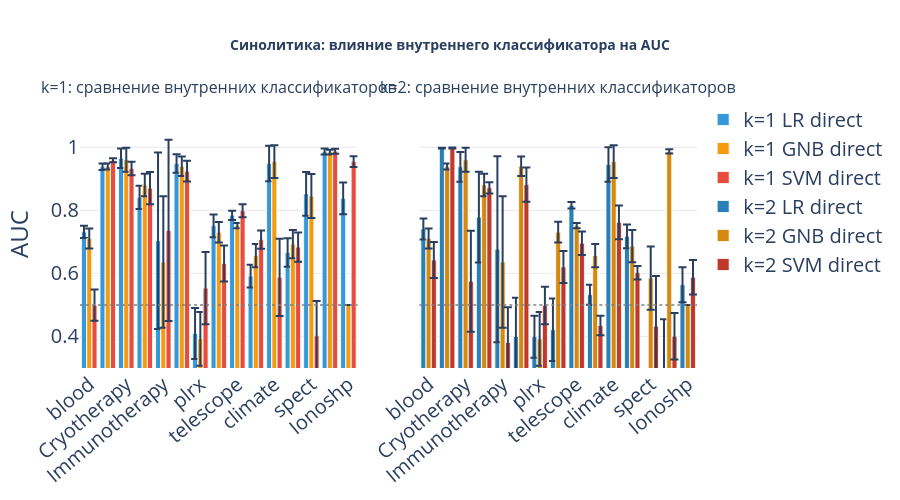

Notebook source saved alongside this figure:
### Markdown cell above
### 5.2 Сравнение внутренних классификаторов (k=1 и k=2)

### Code cell
# ── Два subplot: слева k=1, справа k=2 ─────────────────────────────────────
fig_clfs = make_subplots(
    rows=1, cols=2,
    subplot_titles=['k=1: сравнение внутренних классификаторов',
                    'k=2: сравнение внутренних классификаторов'],
    shared_yaxes=True,
)

clf_groups = [
    (['k1_lr_direct', 'k1_gnb_direct', 'k1_svm_direct'], 1),
    (['k2_lr_direct', 'k2_gnb_direct', 'k2_svm_direct'], 2),
]

for col_idx, (cfg_ids, k_val) in enumerate(clf_groups, start=1):
    for cfg_id in cfg_ids:
        means = [all_results[n][cfg_id]['auc_mean'] for n in ds_names]
        stds  = [all_results[n][cfg_id]['auc_std']  for n in ds_names]
        fig_clfs.add_trace(
            go.Bar(
                name=CONFIG_LABELS[cfg_id],
                x=ds_names,
                y=means,
                error_y=dict(type='data', array=stds, visible=True),
                marker_color=CONFIG_COLORS[cfg_id],
                marker_line_color='white', marker_line_width=0.8,
                showlegend=True,
            ),
            row=1, col=col_idx,
        )
    fig_clfs.add_hline(y=0.5, line_dash='dot', line_color='gray',
                       line_width=1.5, row=1, col=col_idx)

fig_clfs.update_layout(
    title=dict(
        text='<b>Синолитика: влияние внутреннего классификатора на AUC</b>',
        x=0.5, font_size=14,
    ),
    barmode='group',
    xaxis=dict(tickangle=-40),
    xaxis2=dict(tickangle=-40),
    yaxis=dict(title='AUC', range=[0.3, 1.15]),
    plot_bgcolor='white', height=500,
    legend=dict(x=1.01, y=1.0, font_size=20, tracegroupgap=50),
    font=dict(size=20),
    bargap=0.15, bargroupgap=0.05,
)
fig_clfs.update_yaxes(showgrid=True, gridcolor='rgba(200,200,200,0.4)')
fig_clfs.show()

### Figure 1 — Plotly figure (JSON) as saved in the notebook; plotly's stock layout.template omitted (floating-point values rounded to 4 significant figures)
{"data": [{"error_y": {"array": [0.01968, 0.01007, 0.03088, 0.03681, 0.2798, 0.02922, 0.0811, 0.03611, 0.01487, 0.03636, 0.05655, 0.04517, 0.06957, 0.009731, 0.05048], "type": "data", "visible": true}, "marker": {"color": "#3498db", "line": {"color": "white", "width": 0.8}}, "name": "k=1 LR direct", "showlegend": true, "type": "bar", "x": ["blood", "Banknote", "Cryotherapy", "vertebral", "Immunotherapy", "HTRU2", "plrx", "liver", "telescope", "EggEyeState", "climate", "diabetic", "spect", "breastCancer", "Ionoshp"], "xaxis": "x", "y": [0.7319, 0.9384, 0.9652, 0.8412, 0.7034, 0.9488, 0.4094, 0.7511, 0.7842, 0.5915, 0.9486, 0.6662, 0.8522, 0.9865, 0.8379], "yaxis": "y"}, {"error_y": {"array": [0.03159, 0.009295, 0.03786, 0.03552, 0.2086, 0.03069, 0.0854, 0.03281, 0.008365, 0.03663, 0.05199, 0.04492, 0.0698, 0.007775, 0], "type": "data", "visible": true}, "marker": {"color": "#f39c12", "line": {"color": "white", "width": 0.8}}, "name": "k=1 GNB direct", "showlegend": true, "type": "bar", "x": ["blood", "Banknote", "Cryotherapy", "vertebral", "Immunotherapy", "HTRU2", "plrx", "liver", "telescope", "EggEyeState", "climate", "diabetic", "spect", "breastCancer", "Ionoshp"], "xaxis": "x", "y": [0.7105, 0.9389, 0.9603, 0.8802, 0.6363, 0.94, 0.3924, 0.7306, 0.7517, 0.6563, 0.9548, 0.6929, 0.8454, 0.9848, 0.5], "yaxis": "y"}, {"error_y": {"array": [0.04941, 0.00627, 0.0217, 0.05128, 0.2873, 0.03292, 0.1145, 0.0571, 0.02065, 0.02883, 0.1223, 0.04642, 0.1105, 0.007758, 0.01697], "type": "data", "visible": true}, "marker": {"color": "#e74c3c", "line": {"color": "white", "width": 0.8}}, "name": "k=1 SVM direct", "showlegend": true, "type": "bar", "x": ["blood", "Banknote", "Cryotherapy", "vertebral", "Immunotherapy", "HTRU2", "plrx", "liver", "telescope", "EggEyeState", "climate", "diabetic", "spect", "breastCancer", "Ionoshp"], "xaxis": "x", "y": [0.4995, 0.9586, 0.9328, 0.8705, 0.7363, 0.9242, 0.5534, 0.6317, 0.7989, 0.7069, 0.5875, 0.6835, 0.4019, 0.9876, 0.9546], "yaxis": "y"}, {"error_y": {"array": [0.03294, 0.001463, 0.04695, 0.144, 0.2952, 0.1231, 0.06669, 0.09925, 0.0101, 0.03165, 0.05455, 0.03771, 0.05763, 0.2115, 0.05531], "type": "data", "visible": true}, "marker": {"color": "#2980b9", "line": {"color": "white", "width": 0.8}}, "name": "k=2 LR direct", "showlegend": true, "type": "bar", "x": ["blood", "Banknote", "Cryotherapy", "vertebral", "Immunotherapy", "HTRU2", "plrx", "liver", "telescope", "EggEyeState", "climate", "diabetic", "spect", "breastCancer", "Ionoshp"], "xaxis": "x2", "y": [0.7409, 0.9972, 0.9379, 0.7783, 0.6767, 0.4001, 0.399, 0.4211, 0.8164, 0.5326, 0.9456, 0.7177, 0.1626, 0.2431, 0.5642], "yaxis": "y2"}, {"error_y": {"array": [0.03159, 0.009295, 0.03786, 0.03552, 0.2086, 0.03069, 0.0854, 0.03276, 0.008373, 0.03663, 0.05199, 0.05117, 0.1003, 0.006546, 0], "type": "data", "visible": true}, "marker": {"color": "#d68910", "line": {"color": "white", "width": 0.8}}, "name": "k=2 GNB direct", "showlegend": true, "type": "bar", "x": ["blood", "Banknote", "Cryotherapy", "vertebral", "Immunotherapy", "HTRU2", "plrx", "liver", "telescope", "EggEyeState", "climate", "diabetic", "spect", "breastCancer", "Ionoshp"], "xaxis": "x2", "y": [0.7105, 0.9389, 0.9603, 0.8802, 0.6363, 0.94, 0.3924, 0.7308, 0.7517, 0.6563, 0.9548, 0.6866, 0.5852, 0.9869, 0.5], "yaxis": "y2"}, {"error_y": {"array": [0.05702, 0.001588, 0.16, 0.01804, 0.1123, 0.05409, 0.05938, 0.05082, 0.03736, 0.03107, 0.05328, 0.02168, 0.1594, 0.07361, 0.05468], "type": "data", "visible": true}, "marker": {"color": "#c0392b", "line": {"color": "white", "width": 0.8}}, "name": "k=2 SVM direct", "showlegend": true, "type": "bar", "x": ["blood", "Banknote", "Cryotherapy", "vertebral", "Immunotherapy", "HTRU2", "plrx", "liver", "telescope", "EggEyeState", "climate", "diabetic", "spect", "breastCancer", "Ionoshp"], "xaxis": "x2", "y": [0.6424, 0.9979, 0.575, 0.8714, 0.3808, 0.8814, 0.4981, 0.6206, 0.6958, 0.4347, 0.762, 0.6021, 0.4326, 0.4007, 0.5881], "yaxis": "y2"}], "layout": {"annotations": [{"font": {"size": 16}, "showarrow": false, "text": "k=1: сравнение внутренних классификаторов", "x": 0.225, "xanchor": "center", "xref": "paper", "y": 1, "yanchor": "bottom", "yref": "paper"}, {"font": {"size": 16}, "showarrow": false, "text": "k=2: сравнение внутренних классификаторов", "x": 0.775, "xanchor": "center", "xref": "paper", "y": 1, "yanchor": "bottom", "yref": "paper"}], "bargap": 0.15, "bargroupgap": 0.05, "barmode": "group", "font": {"size": 20}, "height": 500, "legend": {"font": {"size": 20}, "tracegroupgap": 50, "x": 1.01, "y": 1}, "plot_bgcolor": "white", "shapes": [{"line": {"color": "gray", "dash": "dot", "width": 1.5}, "type": "line", "x0": 0, "x1": 1, "xref": "x domain", "y0": 0.5, "y1": 0.5, "yref": "y"}, {"line": {"color": "gray", "dash": "dot", "width": 1.5}, "type": "line", "x0": 0, "x1": 1, "xref": "x2 domain", "y0": 0.5, "y1": 0.5, "yref": "y2"}], "title": {"font": {"size": 14}, "text": "<b>Синолитика: влияние внутреннего классификатора на AUC</b>", "x": 0.5}, "xaxis": {"anchor": "y", "domain": [0, 0.45], "tickangle": -40}, "xaxis2": {"anchor": "y2", "domain": [0.55, 1], "tickangle": -40}, "yaxis": {"anchor": "x", "domain": [0, 1], "gridcolor": "rgba(200,200,200,0.4)", "range": [0.3, 1.15], "showgrid": true, "title": {"text": "AUC"}}, "yaxis2": {"anchor": "x2", "domain": [0, 1], "gridcolor": "rgba(200,200,200,0.4)", "matches": "y", "showgrid": true, "showticklabels": false}}}
